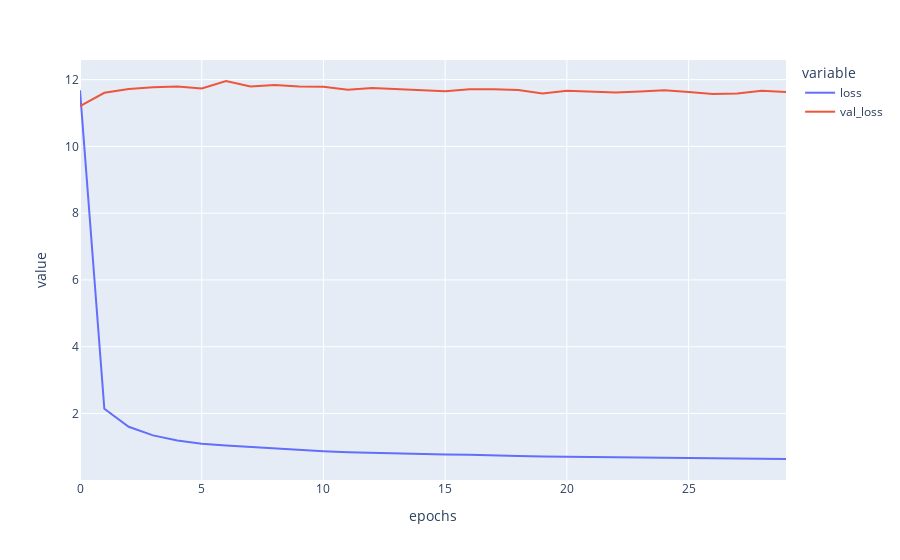

Here is the notebook cell this chart was saved with:
### Code cell
plot_df ={'loss': loss,
          'val_loss': val_loss,
         'epochs': np.arange(len(loss))}

fig = px.line(plot_df, x='epochs', y=['loss', 'val_loss'])
fig.show()

### Figure 1 — Plotly figure (JSON) as saved in the notebook; plotly's stock layout.template omitted (floating-point values rounded to 4 significant figures)
{"data": [{"hovertemplate": "variable=loss<br>epochs=%{x}<br>value=%{y}<extra></extra>", "legendgroup": "loss", "line": {"color": "#636efa", "dash": "solid"}, "mode": "lines", "name": "loss", "orientation": "v", "showlegend": true, "type": "scatter", "x": [0, 1, 2, 3, 4, 5, 6, 7, 8, 9, 10, 11, 12, 13, 14, 15, 16, 17, 18, 19, 20, 21, 22, 23, 24, 25, 26, 27, 28, 29], "xaxis": "x", "y": [11.68, 2.14, 1.603, 1.344, 1.189, 1.094, 1.04, 0.9985, 0.9494, 0.8958, 0.8706, 0.8399, 0.8175, 0.8002, 0.7932, 0.7718, 0.7611, 0.7368, 0.7283, 0.7139, 0.7051, 0.6964, 0.6917, 0.6747, 0.6765, 0.6659, 0.6602, 0.6479, 0.6403, 0.6368], "yaxis": "y"}, {"hovertemplate": "variable=val_loss<br>epochs=%{x}<br>value=%{y}<extra></extra>", "legendgroup": "val_loss", "line": {"color": "#EF553B", "dash": "solid"}, "mode": "lines", "name": "val_loss", "orientation": "v", "showlegend": true, "type": "scatter", "x": [0, 1, 2, 3, 4, 5, 6, 7, 8, 9, 10, 11, 12, 13, 14, 15, 16, 17, 18, 19, 20, 21, 22, 23, 24, 25, 26, 27, 28, 29], "xaxis": "x", "y": [11.21, 11.61, 11.72, 11.78, 11.79, 11.74, 11.96, 11.79, 11.84, 11.8, 11.78, 11.7, 11.75, 11.71, 11.67, 11.65, 11.71, 11.72, 11.69, 11.58, 11.67, 11.64, 11.62, 11.64, 11.68, 11.63, 11.57, 11.59, 11.67, 11.63], "yaxis": "y"}], "layout": {"legend": {"title": {"text": "variable"}, "tracegroupgap": 0}, "margin": {"t": 60}, "xaxis": {"anchor": "y", "domain": [0, 1], "title": {"text": "epochs"}}, "yaxis": {"anchor": "x", "domain": [0, 1], "title": {"text": "value"}}}}
